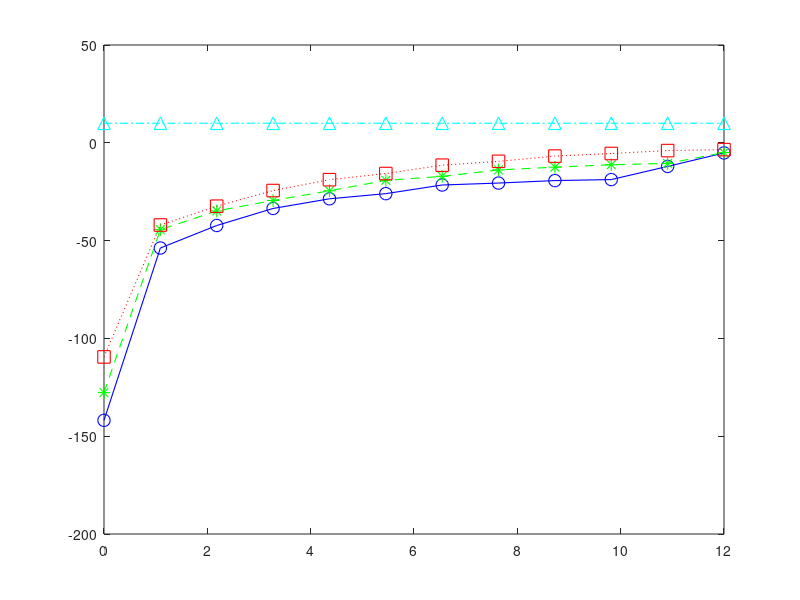

Source code (MATLAB):
close all; clc; clear all;
linewd = 0.8;
hcfontsize = 20;
MarkerSize=9;
c=340;
theta_d=0/180*pi;
theta1=35/180*pi;
theta2=47/180*pi;
delta=1e-2;
alpha_values=[1e-5 1e-4 1e-3];
M_values=[10]; % Number of sensors
f=linspace(0.001,12e3,12)';  % frequency
W1_dB_values=zeros(length(f),length(M_values));
W2_dB_values=zeros(length(f),length(M_values));
i_c=[1 0 0]';
for idxM=1:length(M_values)
    M=M_values(idxM);
    [m,n]=meshgrid(1:M,1:M);
    for idx_f=1:length(f)
        fk=f(idx_f);
        d=exp(-1i*2*pi*fk*delta/c*(0:M-1)'*cos(theta_d));
        C=[exp(-1i*2*pi*fk*delta/c*(0:M-1)'*cos(theta_d)) exp(-1i*2*pi*fk*delta/c*(0:M-1)'*cos(theta1)) exp(-1i*2*pi*fk*delta/c*(0:M-1)'*cos(theta2))];
        Gamma0=sinc(2*fk*delta/c*(m-n));
        alpha=alpha_values(1);
        Gamma_alpha=(1-alpha)*Gamma0+alpha*eye(M);
        h=(Gamma_alpha\C)/(C'/Gamma_alpha*C)*i_c;
        W1_dB_values(idx_f,idxM)=10*log10(abs(h'*d)^2/(h'*h));
             alpha=alpha_values(2);
        Gamma_alpha=(1-alpha)*Gamma0+alpha*eye(M);
        h=(Gamma_alpha\C)/(C'/Gamma_alpha*C)*i_c;
        W2_dB_values(idx_f,idxM)=10*log10(abs(h'*d)^2/(h'*h));
        alpha=alpha_values(3);
        Gamma_alpha=(1-alpha)*Gamma0+alpha*eye(M);
        h=(Gamma_alpha\C)/(C'/Gamma_alpha*C)*i_c;
        W3_dB_values(idx_f,idxM)=10*log10(abs(h'*d)^2/(h'*h));
        % Delay-Sum
        h=d/M;
        W4_dB_values(idx_f,idxM)=10*log10(abs(h'*d)^2/(h'*h));
    end
end
figure
plot(f/1e3,W1_dB_values(:,1),'-bo','linewidth',linewd, 'MarkerSize',MarkerSize);
hold on
plot(f/1e3,W2_dB_values(:,1),'--g*','linewidth',linewd, 'MarkerSize',MarkerSize);
plot(f/1e3,W3_dB_values(:,1),':rs','linewidth',linewd, 'MarkerSize',MarkerSize);
plot(f/1e3,W4_dB_values(:,1),'-.c^','linewidth',linewd, 'MarkerSize',MarkerSize);
hold off